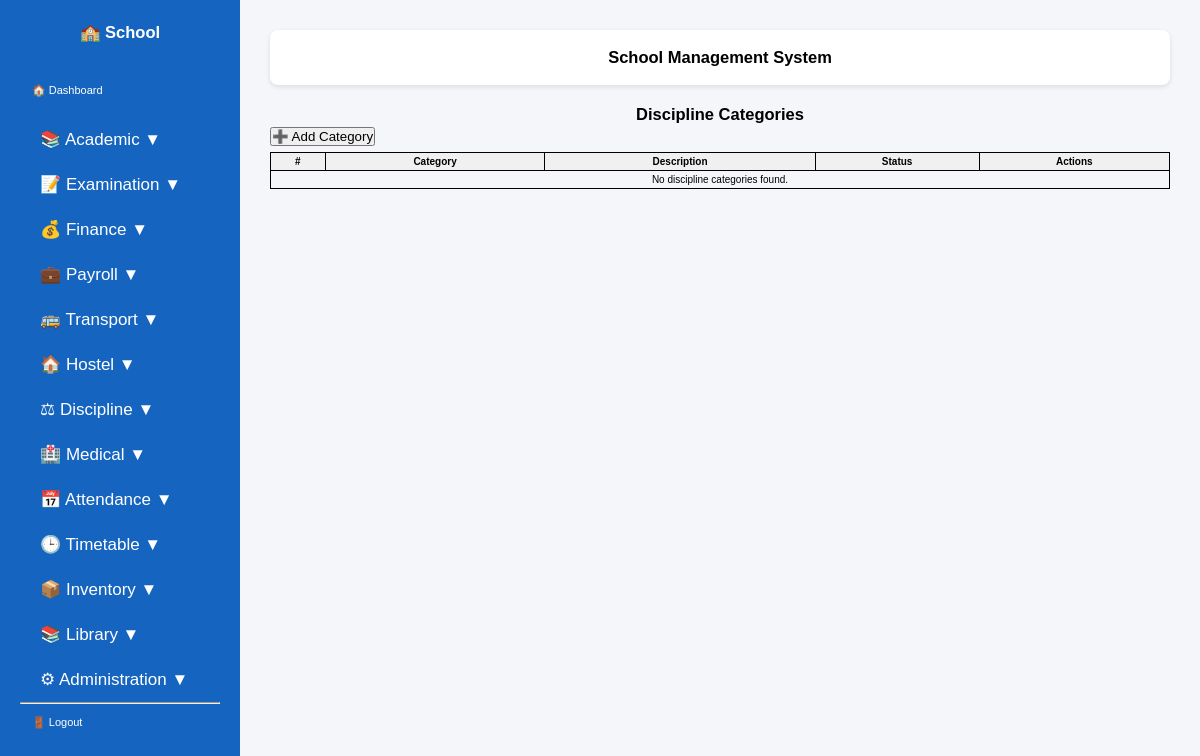
Page /discipline/categories/ (signed in) on the earlier database version.
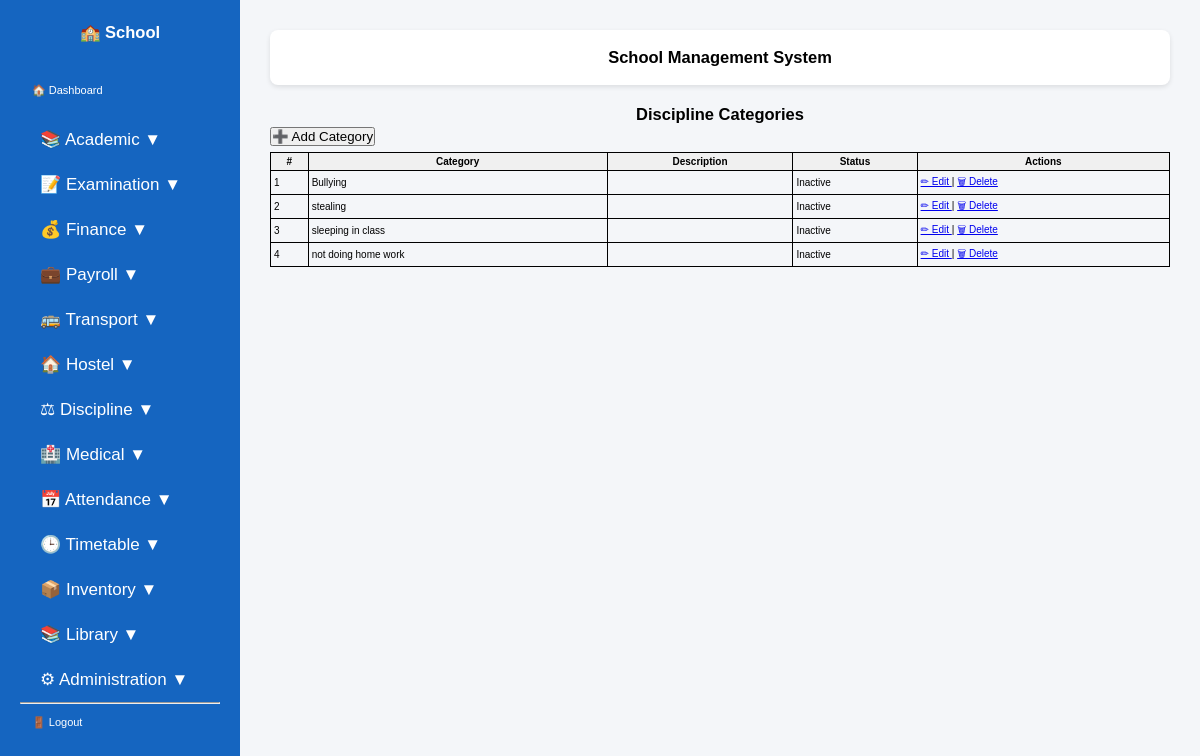
Same page on the later database version.
### students/models.py (models this page shows, shortened)
class DisciplineCategory(models.Model):
    name = models.CharField(
        max_length=100,
        unique=True,
    )
    description = models.TextField(
        blank=True,
    )

### students/view_modules/discipline.py (the view)
@login_required
@admin_or_bursar
def discipline_category_list(request):
    categories = DisciplineCategory.objects.all()
    return render(
        request,
        "students/discipline_category_list.html",
        {
            "categories": categories,
        },
    )

### templates/students/discipline_category_list.html
{% extends "base.html" %}
{% block content %}
<h2>Discipline Categories</h2>
<p>
    <a href="{% url 'add_discipline_category' %}">
        <button>➕ Add Category</button>
    </a>
</p>
<table border="1" cellpadding="6" cellspacing="0" width="100%">
    <tr>
        <th>#</th>
        <th>Category</th>
        <th>Description</th>
        <th>Status</th>
        <th>Actions</th>
    </tr>
    {% for category in categories %}
    <tr>
        <td>{{ forloop.counter }}</td>
        <td>{{ category.name }}</td>
        <td>{{ category.description }}</td>
        <td>
            {% if category.active %}
                Active
            {% else %}
                Inactive
            {% endif %}
        </td>
        <td>
            <a href="{% url 'edit_discipline_category' category.id %}">
                ✏ Edit
            </a>
            |
            <a href="{% url 'delete_discipline_category' category.id %}">
                🗑 Delete
            </a>
        </td>
    </tr>
    {% empty %}
    <tr>
        <td colspan="5" align="center">
            No discipline categories found.
        </td>
    </tr>
    {% endfor %}
</table>
{% endblock %}

Differences in the rows shown:
added DisciplineCategory: name "Bullying"
added DisciplineCategory: name "stealing"
added DisciplineCategory: name "sleeping in class"
added DisciplineCategory: name "not doing home work"
Other differences:
text no longer shown: "No discipline categories found."
